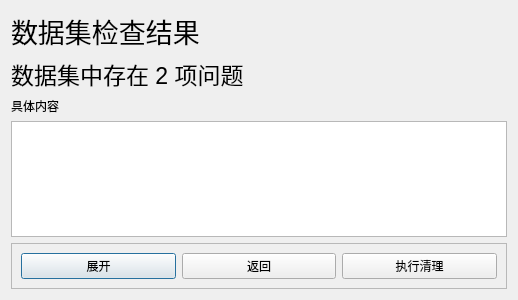
<?xml version="1.0" encoding="UTF-8"?>
<ui version="4.0">
 <class>Dialog</class>
 <widget class="QDialog" name="Dialog">
  <property name="geometry">
   <rect>
    <x>0</x>
    <y>0</y>
    <width>518</width>
    <height>300</height>
   </rect>
  </property>
  <property name="windowTitle">
   <string>检查结果</string>
  </property>
  <layout class="QVBoxLayout" name="verticalLayout">
   <item>
    <widget class="QLabel" name="label">
     <property name="font">
      <font>
       <pointsize>20</pointsize>
      </font>
     </property>
     <property name="text">
      <string>数据集检查结果</string>
     </property>
    </widget>
   </item>
   <item>
    <widget class="QLabel" name="numberLabel">
     <property name="font">
      <font>
       <pointsize>17</pointsize>
      </font>
     </property>
     <property name="text">
      <string>数据集中存在 2 项问题</string>
     </property>
    </widget>
   </item>
   <item>
    <widget class="QLabel" name="detailLabel">
     <property name="text">
      <string>具体内容</string>
     </property>
    </widget>
   </item>
   <item>
    <widget class="QListWidget" name="problemList">
     <property name="editTriggers">
      <set>QAbstractItemView::NoEditTriggers</set>
     </property>
    </widget>
   </item>
   <item>
    <widget class="QFrame" name="frame">
     <property name="frameShape">
      <enum>QFrame::StyledPanel</enum>
     </property>
     <property name="frameShadow">
      <enum>QFrame::Raised</enum>
     </property>
     <layout class="QHBoxLayout" name="horizontalLayout">
      <item>
       <widget class="QPushButton" name="expandButton">
        <property name="text">
         <string>展开</string>
        </property>
       </widget>
      </item>
      <item>
       <widget class="QPushButton" name="confirmButton">
        <property name="text">
         <string>返回</string>
        </property>
       </widget>
      </item>
      <item>
       <widget class="QPushButton" name="cleanButton">
        <property name="text">
         <string>执行清理</string>
        </property>
       </widget>
      </item>
     </layout>
    </widget>
   </item>
  </layout>
 </widget>
 <resources/>
 <connections>
  <connection>
   <sender>confirmButton</sender>
   <signal>clicked()</signal>
   <receiver>Dialog</receiver>
   <slot>accept()</slot>
   <hints>
    <hint type="sourcelabel">
     <x>258</x>
     <y>266</y>
    </hint>
    <hint type="destinationlabel">
     <x>258</x>
     <y>149</y>
    </hint>
   </hints>
  </connection>
 </connections>
</ui>
